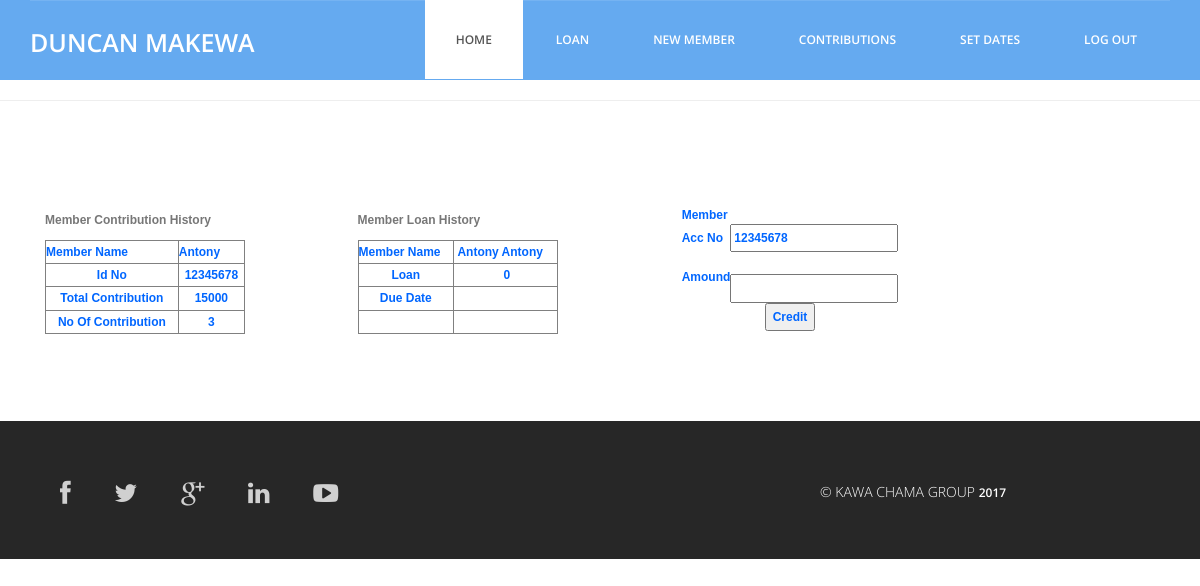
/clerk/mem_cont.php?id_no=12345678 (signed in), run on the app's committed database.
### tables this page shows
CREATE TABLE IF NOT EXISTS `users` (
`id` int(11) NOT NULL,
  `f_name` varchar(60) NOT NULL,
  `l_name` varchar(60) NOT NULL,
  `id_no` int(11) NOT NULL,
  `username` varchar(60) NOT NULL,
  `password` varchar(60) NOT NULL,
  `reg_date` timestamp NOT NULL DEFAULT CURRENT_TIMESTAMP,
  `access` int(11) NOT NULL DEFAULT '0',
  `all` int(11) NOT NULL
);

CREATE TABLE IF NOT EXISTS `membership_fee` (
`id` int(11) NOT NULL,
  `mem_fname` varchar(60) NOT NULL,
  `mem_lname` varchar(60) NOT NULL,
  `mem_idno` int(11) NOT NULL,
  `amound` int(11) NOT NULL,
  `date_ex` timestamp NOT NULL DEFAULT CURRENT_TIMESTAMP,
  `clerk_name` varchar(60) NOT NULL,
  `next_date` date NOT NULL,
  `total_cont` int(11) NOT NULL,
  `no_of_cont` int(11) NOT NULL,
  `target` int(11) NOT NULL DEFAULT '12000',
  `loan` int(60) DEFAULT '0',
  `approve` int(11) NOT NULL DEFAULT '0',
  `loan_amound` int(11) NOT NULL,
  `t_id` int(11) NOT NULL
);

CREATE TABLE IF NOT EXISTS `loan_request` (
`id` int(11) NOT NULL,
  `names` varchar(60) NOT NULL,
  `id_no` int(11) NOT NULL,
  `borrow_date` date DEFAULT NULL,
  `request_date` timestamp NOT NULL DEFAULT CURRENT_TIMESTAMP,
  `due_date` date DEFAULT NULL,
  `request_amound` int(11) NOT NULL,
  `add_more` int(11) DEFAULT NULL,
  `approved` int(11) NOT NULL DEFAULT '0',
  `to_pay` int(11) NOT NULL,
  `payed` int(11) NOT NULL DEFAULT '0',
  `req_reason` varchar(60) NOT NULL,
  `decline_reason` varchar(60) DEFAULT NULL,
  `me` int(11) NOT NULL,
  `penalty` int(11) NOT NULL,
  `setted` int(11) NOT NULL DEFAULT '0',
  `award` int(11) NOT NULL,
  `t_id` int(11) NOT NULL
);

### clerk/mem_cont.php (the view, shortened to what this page needs)
<?php require_once('../Connections/conn.php'); ?>
<?php
if (!function_exists("GetSQLValueString")) {
function GetSQLValueString($theValue, $theType, $theDefinedValue = "", $theNotDefinedValue = "")
{
  $theValue = function_exists("mysql_real_escape_string") ? mysql_real_escape_string($theValue) : mysql_escape_string($theValue);
  switch ($theType) {
    case "text":
      $theValue = ($theValue != "") ? "'" . $theValue . "'" : "NULL";
      break;
    case "long":
    case "int":
      $theValue = ($theValue != "") ? intval($theValue) : "NULL";
      break;
  }
  return $theValue;
}
}
$colname_mem_cont = "-1";
if (isset($_GET['id_no'])) {
  $colname_mem_cont = $_GET['id_no'];
}
$query_mem_cont = sprintf("SELECT * FROM membership_fee WHERE mem_idno = %s ORDER BY id ASC", GetSQLValueString($colname_mem_cont, "int"));
$mem_cont = mysql_query($query_mem_cont, $conn) or die(mysql_error());
$row_mem_cont = mysql_fetch_assoc($mem_cont);
$colname_loan = "-1";
if (isset($_GET['id_no'])) {
  $colname_loan = $_GET['id_no'];
}
$query_loan = sprintf("SELECT * FROM loan_request WHERE id_no = %s", GetSQLValueString($colname_loan, "int"));
$loan = mysql_query($query_loan, $conn) or die(mysql_error());
$row_loan = mysql_fetch_assoc($loan);
$editFormAction = $_SERVER['PHP_SELF'];
if (isset($_SERVER['QUERY_STRING'])) {
  $editFormAction .= "?" . htmlentities($_SERVER['QUERY_STRING']);
}
?>
<!DOCTYPE html>
<html lang="en">
  <head>
    <link href="../css/bootstrap.min.css" rel="stylesheet">
	<link rel="stylesheet" href="../css/font-awesome.min.css">
	<link rel="stylesheet" href="../css/animate.css">
	<link href="../css/animate.min.css" rel="stylesheet">
	<link href="../css/style.css" rel="stylesheet" />
	<link href="../SpryAssets/SpryValidationTextField.css" rel="stylesheet" type="text/css">
  </head>
  <body>
	<header id="header">
        <?php include('../header/clerk_head.php');?>
    </header>
	<hr>
	<div class="services">
		<div class="container">
			<div class="col-md-3">
			<table width="200" border="1" id="newMember">
				<caption>Member Contribution History</caption>
					<tr>
							<th scope="col">Member name</th>
							<th scope="col"><?php echo $row_mem_cont['mem_fname']; ?></th>
					</tr>
					<tr>
							<td>id no</td>
							<td><?php echo $row_mem_cont['mem_idno']; ?></td>
					</tr>
					<tr>
							<td>Total Contribution</td>
							<td><?php echo $row_mem_cont['total_cont']; ?></td>
					</tr>
					<tr>
							<td>no of contribution</td>
							<td><?php echo $row_mem_cont['no_of_cont']; ?></td>
					</tr>
			</table>
			</div>
			<div class="col-md-3">
			<table width="200" border="1" align="center" id="newMember">
				<caption>Member Loan History</caption>
					<tr>
							<th scope="col">Member name</th>
							<th scope="col">&nbsp;<?php echo $row_loan['names']; ?></th>
					</tr>
					<tr>
							<td>Loan</td>
							<td>&nbsp;<?php echo $row_loan['to_pay']; ?></td>
					</tr>
					<tr>
							<td>due date</td>
							<td>&nbsp;<?php echo $row_loan['due_date']; ?></td>
					</tr>
					<tr>
							<td>&nbsp;</td>
							<td>&nbsp;</td>
					</tr>
			</table>
			</div>
			<div class="col-md-4">
			<form name="form1" method="POST" action="<?php echo $editFormAction; ?>">
					<table width="200" border="0" align="center" id="newMember">
							<tr>
									<th scope="col">Member Acc No</th>
									<th scope="col"><span id="sprytextfield1">
											<input name="id_no" type="text" id="id_no" value="<?php echo $row_mem_cont['mem_idno']; ?>" readonly>
											<span class="textfieldRequiredMsg">A value is required.</span></span></th>
							</tr>
							<tr>
									<td>amound</td>
									<td><span id="sprytextfield2">
									<input type="text" name="amound" id="amound">
									</span></td>
							</tr>
							<tr>
									<td colspan="2"><input type="submit" name="submit" id="submit" value="Credit"></td>
									</tr>
					</table>
			</form>
			</div>
		</div>
	</div>
	<div class="sub-footer">
		<?php include('../footer/sub_footer.php');?>
	</div>
  </body>
</html>

### header/clerk_head.php (shortened to what this page needs)
<?php require_once('../Connections/conn.php'); ?>
<?php
$logoutAction = $_SERVER['PHP_SELF']."?doLogout=true";
if ((isset($_SERVER['QUERY_STRING'])) && ($_SERVER['QUERY_STRING'] != "")){
  $logoutAction .="&". htmlentities($_SERVER['QUERY_STRING']);
}
?>
<?php
$colname_user = "-1";
if (isset($_SESSION['clerk'])) {
  $colname_user = $_SESSION['clerk'];
}
$query_user = sprintf("SELECT * FROM users WHERE username = %s", GetSQLValueString($colname_user, "text"));
$user = mysql_query($query_user, $conn) or die(mysql_error());
$row_user = mysql_fetch_assoc($user);
?>
<nav class="navbar navbar-default navbar-static-top" role="banner">
            <div class="container">
                <div class="navbar-header">
                   <div class="navbar-brand">
						<a href="#"><h1><?php echo $row_user['f_name']."  ".$row_user['l_name']; ?></h1></a>
					</div>
                </div>
                <div class="navbar-collapse collapse">
					<div class="menu">
						<ul class="nav nav-tabs" role="tablist">
							<li role="presentation"><a href="../clerk/clerk_prof.php" class="active">Home</a></li>
							<li role="presentation"><a href="../clerk/loan.php">loan</a></li>
							<li role="presentation"><a href="../clerk/clerk.php">New Member</a></li>
							<li role="presentation"><a href="../clerk/contributions.php">Contributions</a></li>
							<li role="presentation"><a href="../clerk/set_next_date.php">Set Dates</a></li>
							<li role="presentation"><a href="<?php echo $logoutAction ?>">Log Out</a></li>
						</ul>
					</div>
				</div>
            </div>
        </nav>

### css/style.css (style rules this page uses)
body { font-family:'Open Sans', Arial, sans-serif; font-size:14px; font-weight:300; line-height:1.6em; color:#fff; background-color:#fff; overflow-x:hidden; }
a { text-decoration:none; transition: all 0.1s ease-in-out; -moz-transition: all 0.1s ease-in-out; -webkit-transition: all 0.1s ease-in-out; -o-transition: all 0.1s ease-in-out; outline: none; color:#272727; }
.navbar-brand { float: left; height: 50px; padding: 15px 15px; font-size: 18px; line-height: 20px; }
.navbar-brand h1 { margin-top:9px; padding-top:5px; float: left; font-size: 25px; color:#fff; text-transform:uppercase; font-weight:600; }
.menu { font-size:12px; float:right; text-transform:uppercase; font-weight:600; }
.navbar-collapse { padding-right: 15px; padding-left: 15px; overflow-x: visible; -webkit-overflow-scrolling: touch; border-top: 0px solid transparent; -webkit-box-shadow: inset 0 1px 0 rgba(255, 255, 255, .1); box-shadow: inset 0 1px 0 rgba(255, 255, 255, .1); }
.menu ul.nav-tabs li { color:#fff; }
.nav-tabs { border-bottom: 0; }
.nav-tabs > li { float: left; margin-bottom: 0; }
.nav-tabs > li > a { border-radius:0; color:#fff; padding:30px; }
.nav-tabs > li a.active { color: #555; cursor: default; background-color: #fff; border: 1px solid #fff; border-bottom-color:#fff; }
.navbar-default { background-color: #65AAF0; border-color:#65AAF0; }
.services { padding:80px 0 80px 0; }
.sub-footer { background:#272727; padding:30px; }
#newMember { color: #06F; text-align:center; font-family:Tahoma, Geneva, sans-serif; font-size:12px; text-transform:capitalize; }

### data on the page
users: f_name "DUNCAN", l_name "MAKEWA"
membership_fee: mem_fname "Antony", mem_idno "12345678", total_cont "15000", no_of_cont "3", id_no "12345678"
loan_request: names "Antony Antony", to_pay "0"
